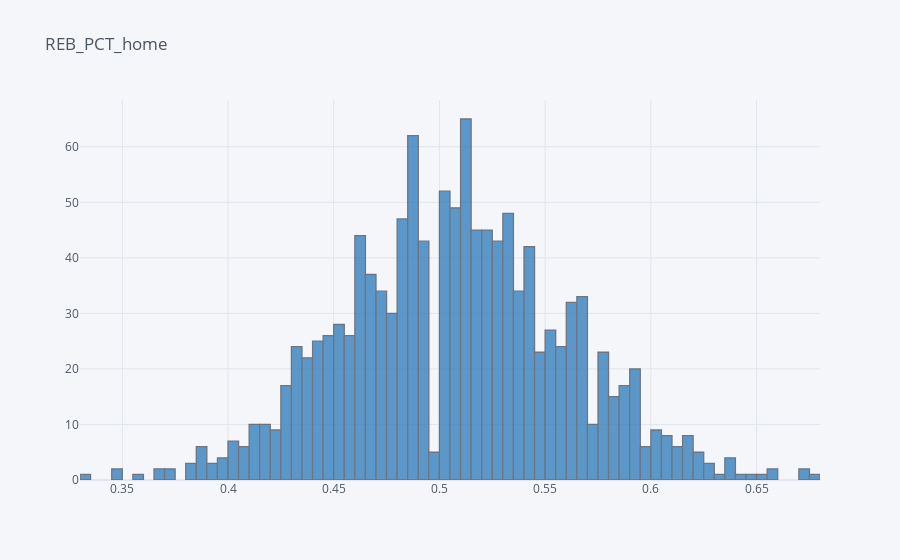

Notebook code for this chart:
### Code cell
df['REB_PCT_home'].iplot(kind='hist',bins=120,colors='blue',title='REB_PCT_home')

### Figure 1 — Plotly figure (JSON) as saved in the notebook; plotly's stock layout.template omitted (floating-point values rounded to 4 significant figures; data arrays with more than 128 entries replaced by an {"elided": "..."} marker saying what was removed)
{"data": [{"histfunc": "count", "histnorm": "", "marker": {"color": "rgba(55, 128, 191, 1.0)", "line": {"color": "#4D5663", "width": 1.3}}, "name": "REB_PCT_home", "nbinsx": 120, "opacity": 0.8, "orientation": "v", "type": "histogram", "x": {"elided": "1241 float values"}}], "layout": {"barmode": "overlay", "legend": {"bgcolor": "#F5F6F9", "font": {"color": "#4D5663"}}, "paper_bgcolor": "#F5F6F9", "plot_bgcolor": "#F5F6F9", "title": {"font": {"color": "#4D5663"}, "text": "REB_PCT_home"}, "xaxis": {"gridcolor": "#E1E5ED", "showgrid": true, "tickfont": {"color": "#4D5663"}, "title": {"font": {"color": "#4D5663"}, "text": ""}, "zerolinecolor": "#E1E5ED"}, "yaxis": {"gridcolor": "#E1E5ED", "showgrid": true, "tickfont": {"color": "#4D5663"}, "title": {"font": {"color": "#4D5663"}, "text": ""}, "zerolinecolor": "#E1E5ED"}}}
